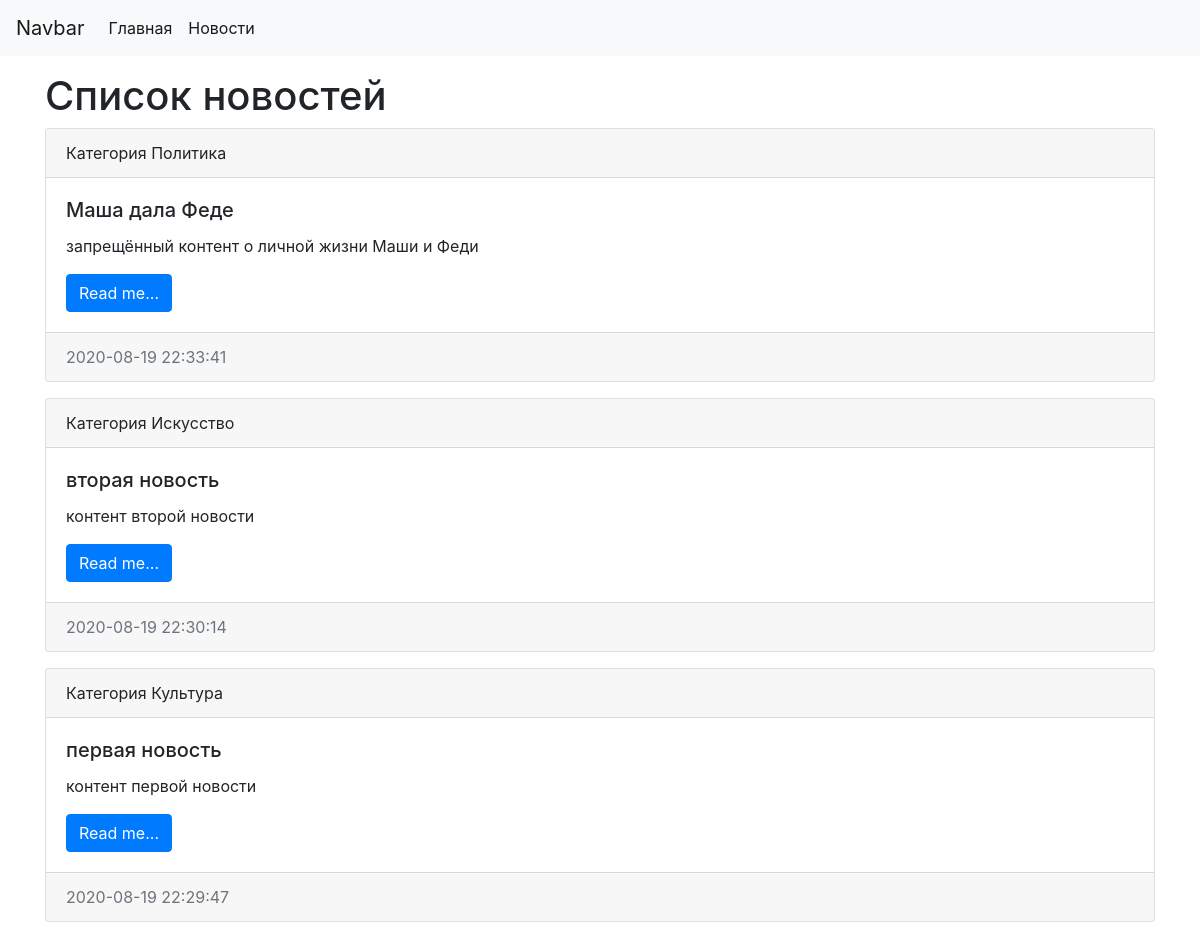
Before: / with the older database file.
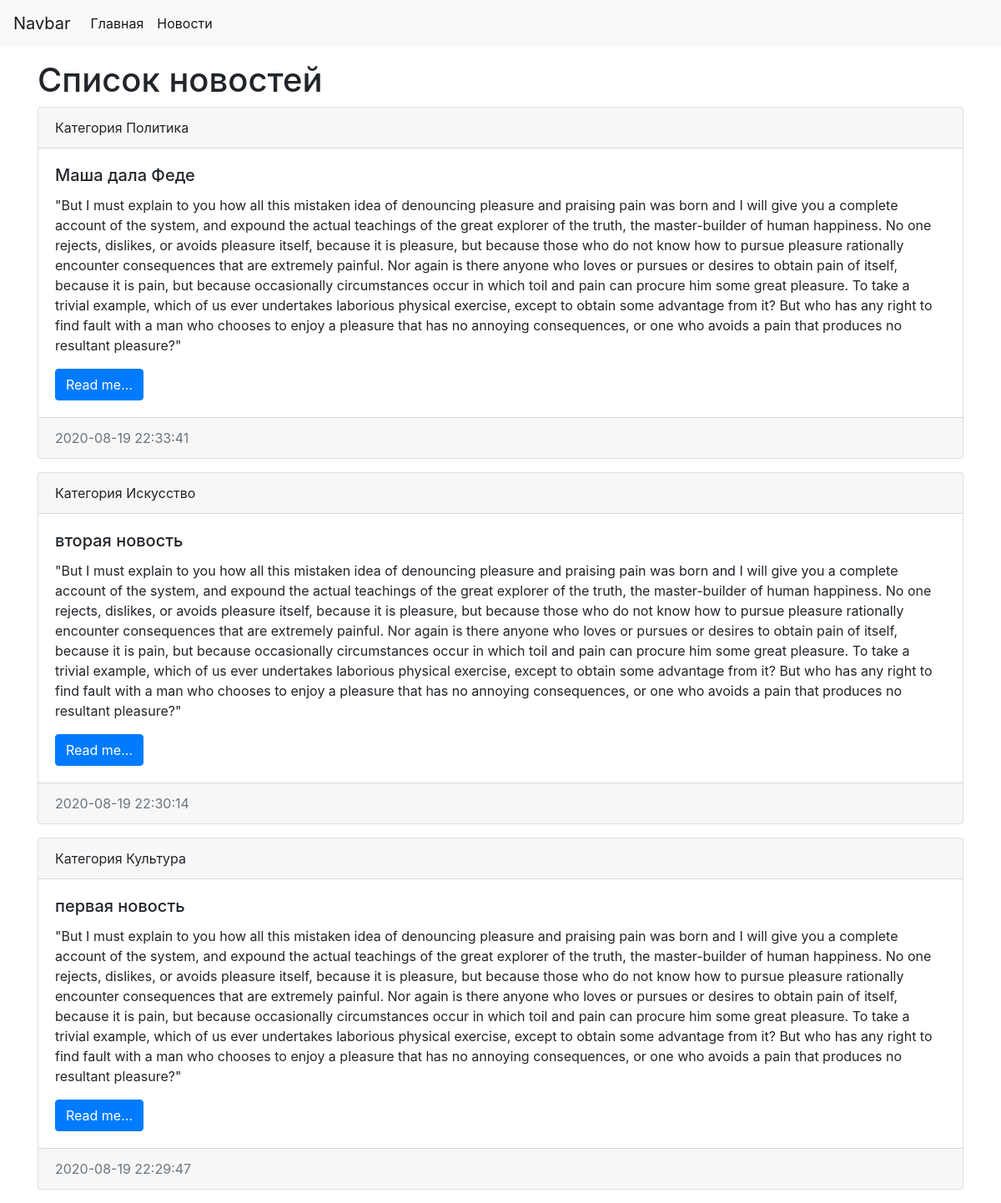
After: the same page with the newer database file.
### news/models.py (models this page shows, shortened)
class News(models.Model):
    title = models.CharField(max_length=150, verbose_name='Наименование')
    content = models.TextField(blank=True, verbose_name='Контент')  # Не обязательно к заполнению
    created_at = models.DateTimeField(auto_now_add=True, verbose_name='Опубликовано')
    updated_at = models.DateTimeField(auto_now=True, verbose_name='Обновлено')  # изменение при редактировании
    photo = models.ImageField(upload_to='photos/%Y/%m/%d', verbose_name='Фото', blank=True)
    is_published = models.BooleanField(default=True, verbose_name='Опубликовано?')
    category = models.ForeignKey('Category', on_delete=models.PROTECT, null=True, verbose_name='Категория')
    class Meta:
        verbose_name = 'Новости'
        verbose_name_plural = 'Новости'
        ordering = ['created_at']

class Category(models.Model):
    title = models.CharField(max_length=150, db_index=True, verbose_name='Наименование категории')
    class Meta:
        verbose_name = 'Категория'
        verbose_name_plural = 'Категории'
        ordering = ['title']

### news/views.py (the view)
# urls.py: path('', index),
def index(request):
    news = News.objects.order_by('-created_at')
    context = {
        'news': news,
        'title': 'Список новостей'
    }
    return render(request, template_name='news/index.html', context=context)

### news/templates/news/index.html (shortened to what this page needs)
<!doctype html>
<html lang="en">
<head>
    <link rel="stylesheet" href="https://stackpath.bootstrapcdn.com/bootstrap/4.5.2/css/bootstrap.min.css">
</head>
<body>
<nav class="navbar navbar-expand-lg navbar-light bg-light">
    <a class="navbar-brand" href="#">Navbar</a>
    <div class="collapse navbar-collapse" id="navbarSupportedContent">
        <ul class="navbar-nav mr-auto">
            <li class="nav-item active"> <a class="nav-link" href="/">Главная<span class="sr-only">(current)</span></a></li>
            <li class="nav-item active"> <a class="nav-link" href="/">Новости<span class="sr-only">(current)</span></a></li>
        </ul>
    </div>
</nav>
<div class="container mt-3">
    <h1>{{ title }}</h1>
    <div class="row">
        <div class="col-md-12">
            {% for item in news %}
            <div class="card mb-3">
                <div class="card-header">
                    Категория {{ item.category.title }}
                </div>
                <div class="card-body">
                    <h5 class="card-title">{{ item.title }}</h5>
                    <p class="card-text">{{ item.content }}</p>
                    <a href="#" class="btn btn-primary">Read me...</a>
                </div>
                <div class="card-footer text-muted">
                    {{ item.created_at|date:"Y-m-d H:i:s" }}
                </div>
            </div>
            {% endfor %}
        </div>
    </div>
</div>
</body>
</html>

Changed rows visible on the page:
changed News "Маша дала Феде": content "запрещённый контент о личной жизни Маши и Феди" → "\"But I must explain to you how all this mistaken idea of denouncing pleasure and praising pain was born and I will give you a complete account of the system, and expound the actual teachings of the great explorer of the truth, the master-builder of human happiness. No one rejects, dislikes, or avoids pleasure itself, because it is pleasure, but because those who do not know how to pursue pleasure rationally encounter consequences that are extremely painful. Nor again is there anyone who loves or pursues or desires to obtain pain of itself, because it is pain, but because occasionally circumstances occur in which toil and pain can procure him some great pleasure. To take a trivial example,…"
changed News "вторая новость": content "контент второй новости" → "\"But I must explain to you how all this mistaken idea of denouncing pleasure and praising pain was born and I will give you a complete account of the system, and expound the actual teachings of the great explorer of the truth, the master-builder of human happiness. No one rejects, dislikes, or avoids pleasure itself, because it is pleasure, but because those who do not know how to pursue pleasure rationally encounter consequences that are extremely painful. Nor again is there anyone who loves or pursues or desires to obtain pain of itself, because it is pain, but because occasionally circumstances occur in which toil and pain can procure him some great pleasure. To take a trivial example,…"
changed News "первая новость": content "контент первой новости" → "\"But I must explain to you how all this mistaken idea of denouncing pleasure and praising pain was born and I will give you a complete account of the system, and expound the actual teachings of the great explorer of the truth, the master-builder of human happiness. No one rejects, dislikes, or avoids pleasure itself, because it is pleasure, but because those who do not know how to pursue pleasure rationally encounter consequences that are extremely painful. Nor again is there anyone who loves or pursues or desires to obtain pain of itself, because it is pain, but because occasionally circumstances occur in which toil and pain can procure him some great pleasure. To take a trivial example,…"
